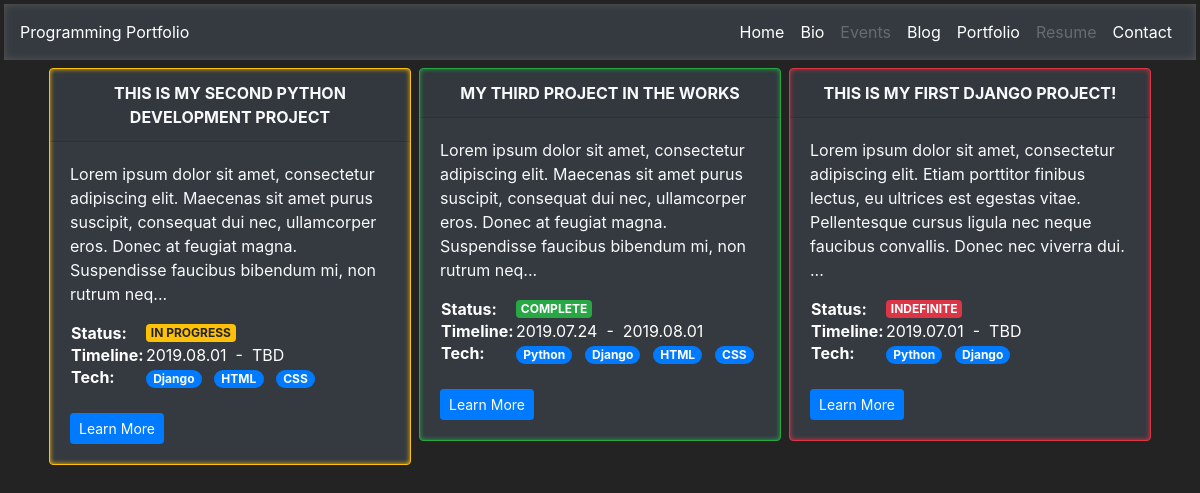
The page /portfolio/ on the database its author committed.
### portfolio/models.py (models this page shows, shortened)
class Project(models.Model):
    DISPLAY_CHOICES = [('Public', 'Public'), ('Private', 'Private'),]
    PROJECT_STATUS_CHOICES = [
        ('In Progress', 'In Progress'),
        ('Complete', 'Complete'),
        ('Indefinite', 'Indefinite'),
    ]
    created_on = models.DateTimeField(auto_now_add=True)
    last_modified = models.DateTimeField(auto_now=True)
    display = models.CharField(choices=DISPLAY_CHOICES, max_length=25)
    title = models.CharField(max_length=100)
    description = models.TextField()
    project_status = models.CharField(choices=PROJECT_STATUS_CHOICES, max_length=25)
    start_date = models.DateField()
    finish_date = models.DateField(null=True, blank=True)
    github_link = models.URLField()
    tech = models.ManyToManyField('Technology')
    class Meta:
        verbose_name = 'project'
        verbose_name_plural = 'projects'
        ordering = ['-start_date', '-created_on']

class Technology(models.Model):
    name = models.CharField(max_length=50)
    class Meta:
        verbose_name = 'technology'
        verbose_name_plural = 'technologies'

### portfolio/views.py (the view)
# urls.py: path('', portfolio_index, name='portfolio_index'),
def portfolio_index(request):
    page_title = 'Programming Portfolio'
    projects = Project.objects.exclude(display='Private')
    context = {
        'projects': projects,
        'page_title': page_title,
    }
    return render(request, 'portfolio_index.html', context)

### portfolio/templates/portfolio_index.html
{% extends "base.html" %}
{% load humanize %}
{% load static %}
{% block page_content %}
<div class="row no-gutters pb-1">
    {% for project in projects %}
    <div class="col-sm-12 col-md-6 col-lg-4 col-xl-4 p-1">
        {% if 'Complete' in project.project_status %}
        <div class="card bg-dark text-light border-success" style="box-shadow: 0px 0px 5px 0px #28a745 inset;">
        {% elif 'In Progress' in project.project_status %}
        <div class="card bg-dark text-light border-warning" style="box-shadow: 0px 0px 5px 0px #ffc107 inset;">
        {% else %}
        <div class="card bg-dark text-light border-danger" style="box-shadow: 0px 0px 5px 0px #dc3545 inset;">
        {% endif %}
            <div class="card-header text-center font-weight-bold text-uppercase">{{ project.title }}</div>
            <div class="card-body">
                <p>{{ project.description | slice:":200" }}...</p>
                <table>
                    <tr>
                        <th class="align-baseline" style="width: 75px;">Status:</th>
                        <td>
                            {% if 'Complete' in project.project_status %}
                            <span class="badge badge-success text-uppercase">{{ project.project_status }}</span>
                            {% elif 'In Progress' in project.project_status %}
                            <span class="badge badge-warning text-uppercase">{{ project.project_status }}</span>
                            {% else %}
                            <span class="badge badge-danger text-uppercase">{{ project.project_status }}</span>
                            {% endif %}
                        </td>
                    </tr>
                    <tr>
                        <th class="align-baseline">Timeline:</th>
                        <td>
                            {{ project.start_date | date:"Y.m.d" }} &nbsp;-&nbsp;
                            {% if project.finish_date is None %}
                            TBD
                            {% else %}
                            {{ project.finish_date | date:"Y.m.d" }}
                            {% endif %}
                        </td>
                    </tr>
                    <tr>
                        <th class="align-baseline">Tech:</th>
                        <td>
                            <ul class="list-inline">
                                {% for tech in project.tech.all %}
                                <li class="list-inline-item">
                                    <a href="{% url 'project_tech' tech.name %}" class="badge badge-pill badge-primary">{{ tech.name }}</a>
                                </li>
                                {% endfor %}
                            </ul>
                        </td>
                    </tr>
                </table>
                <a href="{% url 'project_details' project.pk %}" class="btn btn-primary btn-sm mt-2">Learn More</a>
            </div>
        </div>
    </div>
    {% endfor %}
</div>
{% endblock page_content %}

### markmiloslavicjr/templates/base.html (style rules this page uses)
html, body { height: 100%; overflow-x: hidden; background-color: #232323; color: white; }

### rows shown on the page
Project: title "THIS IS MY SECOND PYTHON DEVELOPMENT PROJECT", description "Lorem ipsum dolor sit amet, consectetur adipiscing elit. Maecenas sit amet purus suscipit, consequat dui nec, ullamcorper eros. Donec at feugiat magna. Suspendisse faucibus bibendum mi, non rutrum neq", project_status "IN PROGRESS", start_date "2019.08.01", shows "TBD"
Technology: name "Django"
Technology: name "HTML"
Technology: name "CSS"
Project: title "MY THIRD PROJECT IN THE WORKS", description "Lorem ipsum dolor sit amet, consectetur adipiscing elit. Maecenas sit amet purus suscipit, consequat dui nec, ullamcorper eros. Donec at feugiat magna. Suspendisse faucibus bibendum mi, non rutrum neq", project_status "COMPLETE", start_date "2019.07.24", finish_date "2019.08.01"
Technology: name "Python"
Project: title "THIS IS MY FIRST DJANGO PROJECT!", description "Lorem ipsum dolor sit amet, consectetur adipiscing elit. Etiam porttitor finibus lectus, eu ultrices est egestas vitae. Pellentesque cursus ligula nec neque faucibus convallis. Donec nec viverra dui.", project_status "INDEFINITE", start_date "2019.07.01", shows "TBD"

### other values the page prints
{{ page_title | title }} "Programming Portfolio"
